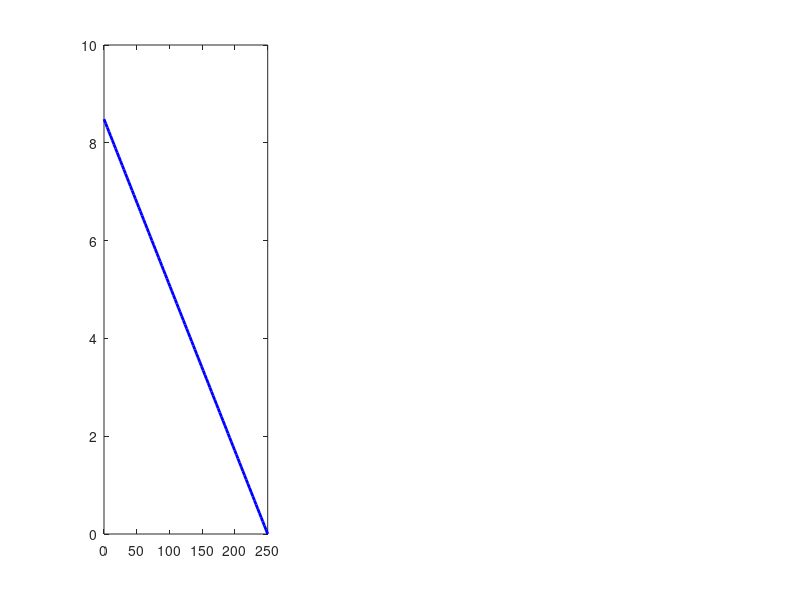

Here is the MATLAB script that generated this plot: (Note: this script raises an error after producing the figure.)
%% REI Drone - Structural Load Analysis
%  Rootcastle Engineering & Innovation
%
%  Analyzes the structural loads on the REI Drone airframe, focusing on
%  motor arm bending stress, wing spar loading, and vibration modes.
%  Uses beam theory and simplified FEM-like discretization.
%
%  Author: Batuhan Ayribas, M.Sc.

figDir = getappdata(0, 'figDir');
if isempty(figDir)
    figDir = fullfile(fileparts(mfilename('fullpath')), '..', 'figures');
    if ~exist(figDir, 'dir'), mkdir(figDir); end
end

%% Material Properties (Carbon Fiber Composite)
E = 70e9;                          % Young's modulus (Pa)
sigma_yield = 600e6;               % Yield strength (Pa)
rho_mat = 1600;                    % Material density (kg/m^3)

%% Motor Arm Analysis
% Each arm is a cantilever beam, fixed at the fuselage, motor at the tip
L_arm = 0.25;                      % Arm length (m)
% Arm cross-section: hollow circular tube
D_outer = 0.016;                   % Outer diameter (m)
D_inner = 0.012;                   % Inner diameter (m)
I_arm = pi/64 * (D_outer^4 - D_inner^4);   % Second moment of area
A_arm = pi/4 * (D_outer^2 - D_inner^2);    % Cross-sectional area

% Loading: motor thrust at tip + motor weight
T_motor_max = 8.2;                 % Max thrust per motor (N)
W_motor = 0.062 * 9.81;            % Motor weight (N)
W_prop = 0.018 * 9.81;             % Propeller weight (N)
W_tilt = 0.035 * 9.81;             % Tilt mechanism weight (N)
F_tip = T_motor_max + W_motor + W_prop + W_tilt;

% Bending moment distribution along the arm
x_arm = linspace(0, L_arm, 100);
M_arm = F_tip * (L_arm - x_arm);   % Maximum at root

% Bending stress
sigma_arm = M_arm * (D_outer/2) / I_arm;

% Deflection (cantilever with point load)
delta_arm = F_tip * x_arm.^2 .* (3*L_arm - x_arm) / (6*E*I_arm);

% Safety factor
SF_arm = sigma_yield / max(sigma_arm);

% Load factor analysis (1g to 5g)
n_load = linspace(1, 5, 50);
sigma_max_vs_n = max(sigma_arm) * n_load;
SF_vs_n = sigma_yield ./ sigma_max_vs_n;

fprintf('  Structural Analysis Results:\n');
fprintf('    Arm max bending stress: %.1f MPa\n', max(sigma_arm)/1e6);
fprintf('    Arm tip deflection: %.2f mm\n', max(delta_arm)*1000);
fprintf('    Safety factor at 1g: %.1f\n', SF_arm);
fprintf('    Safety factor at 3g: %.1f\n', sigma_yield / (max(sigma_arm)*3));

%% Vibration Analysis
% Natural frequencies of the arm (cantilever beam)
m_arm_per_length = rho_mat * A_arm;  % kg/m
m_tip = (0.062 + 0.018 + 0.035);    % Tip mass (kg)

% First three natural frequencies (cantilever with tip mass)
beta_n = [1.875, 4.694, 7.855];     % Mode shape constants
f_nat = zeros(1, 3);
for n = 1:3
    f_nat(n) = beta_n(n)^2 / (2*pi*L_arm^2) * sqrt(E*I_arm / m_arm_per_length);
end

% Motor excitation frequency at hover RPM
RPM_hover = 6000;
f_motor = RPM_hover / 60;           % Hz
f_blade = f_motor * 3;              % Blade passing frequency (3-blade)

fprintf('    Natural frequencies: f1=%.0f Hz, f2=%.0f Hz, f3=%.0f Hz\n', ...
    f_nat(1), f_nat(2), f_nat(3));
fprintf('    Motor frequency: %.0f Hz, Blade passing: %.0f Hz\n', f_motor, f_blade);

%% Figure 1: Arm Stress and Deflection
fig1 = figure('Position', [100 100 1200 500], 'Color', 'w');

subplot(1,3,1);
plot(x_arm*1000, sigma_arm/1e6, 'b-', 'LineWidth', 2); hold on;
yline(sigma_yield/1e6, 'r--', 'LineWidth', 1.5);
xlabel('Distance from Root (mm)'); ylabel('Bending Stress (MPa)');
title('Arm Bending Stress (Max Thrust)'); grid on;
legend('Stress', 'Yield Strength');

subplot(1,3,2);
plot(x_arm*1000, delta_arm*1000, 'b-', 'LineWidth', 2);
xlabel('Distance from Root (mm)'); ylabel('Deflection (mm)');
title('Arm Deflection'); grid on;

subplot(1,3,3);
plot(n_load, SF_vs_n, 'b-', 'LineWidth', 2); hold on;
yline(1.5, 'r--', 'LineWidth', 1.5);
yline(1.0, 'k--', 'LineWidth', 1.5);
xlabel('Load Factor (g)'); ylabel('Safety Factor');
title('Safety Factor vs Load'); grid on;
legend('Safety Factor', 'Min Recommended (1.5)', 'Failure (1.0)');

sgtitle('REI Drone - Motor Arm Structural Analysis', 'FontSize', 14, 'FontWeight', 'bold');
saveas(fig1, fullfile(figDir, 'structural_arm_analysis.png'));

%% Figure 2: Vibration Analysis
fig2 = figure('Position', [100 100 800 400], 'Color', 'w');

% Campbell diagram: natural frequencies vs RPM
RPM_range = linspace(1000, 12000, 200);
f_motor_range = RPM_range / 60;
f_blade_range = f_motor_range * 3;

plot([RPM_range(1) RPM_range(end)], [f_nat(1) f_nat(1)], 'b-', 'LineWidth', 2); hold on;
plot([RPM_range(1) RPM_range(end)], [f_nat(2) f_nat(2)], 'b--', 'LineWidth', 2);
plot(RPM_range, f_motor_range, 'r-', 'LineWidth', 2);
plot(RPM_range, f_blade_range, 'r--', 'LineWidth', 2);
xline(RPM_hover, 'g-', 'LineWidth', 1.5);

xlabel('Motor RPM'); ylabel('Frequency (Hz)');
title('REI Drone - Campbell Diagram (Vibration Resonance Check)', ...
    'FontSize', 13, 'FontWeight', 'bold');
legend('Arm 1st Mode', 'Arm 2nd Mode', 'Motor Freq (1P)', 'Blade Passing (3P)', ...
    sprintf('Hover RPM (%d)', RPM_hover), 'Location', 'best');
grid on;
saveas(fig2, fullfile(figDir, 'vibration_campbell.png'));
